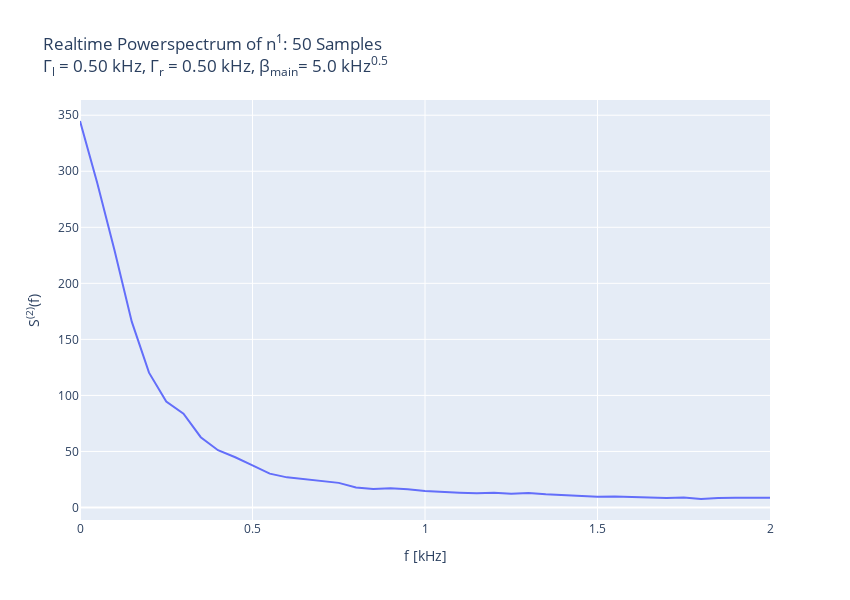

The notebook cell saved with this chart:
### Markdown cell above
Now we just have to state the operate from which we want to analyze the corresponding measurement:

### Code cell
op = 'n'
title = 'Γ<sub>l</sub> = {:.2f} kHz, Γ<sub>r</sub> = {:.2f} kHz, β<sub>main</sub>= {:.1f} kHz<sup>0.5</sup>'.format(gamma_in, gamma_out, beta)
res = system.numeric_spec(t, op, f_max=f_max, power=1, order=2, max_samples=50, plot_after=25, _solver='milstein', title_in=title, with_noise=True, roll=False)

### Figure 1 — Plotly figure (JSON) as saved in the notebook; plotly's stock layout.template omitted (floating-point values rounded to 4 significant figures)
{"data": [{"type": "scatter", "x": [0.0, 0.05, 0.1, 0.15, 0.2, 0.25, 0.3, 0.35, 0.4, 0.45, 0.5, 0.55, 0.6, 0.65, 0.7, 0.75, 0.8, 0.85, 0.9, 0.95, 1.0, 1.05, 1.1, 1.15, 1.2, 1.25, 1.3, 1.35, 1.4, 1.45, 1.5, 1.55, 1.6, 1.65, 1.7, 1.75, 1.8, 1.85, 1.9, 1.95, 2.0], "y": [344.8, 289.5, 229.5, 165.8, 120.3, 94.59, 83.64, 62.73, 51.11, 44.78, 37.59, 30.2, 26.87, 25.28, 24.15, 21.96, 17.8, 16.47, 17.14, 16.29, 14.64, 14.23, 13.22, 12.67, 13.2, 12.21, 12.9, 11.76, 11.09, 10.12, 9.588, 9.695, 9.627, 8.933, 8.47, 8.831, 7.566, 8.448, 8.641, 8.925, 8.599]}], "layout": {"autosize": false, "height": 600, "title": {"text": "Realtime Powerspectrum of n<sup>1</sup>: 50 Samples<br>Γ<sub>l</sub> = 0.50 kHz, Γ<sub>r</sub> = 0.50 kHz, β<sub>main</sub>= 5.0 kHz<sup>0.5</sup>"}, "width": 850, "xaxis": {"range": [0, 2], "title": {"text": "f [kHz]"}}, "yaxis": {"title": {"text": "S<sup>(2)</sup>(f)"}}}}
